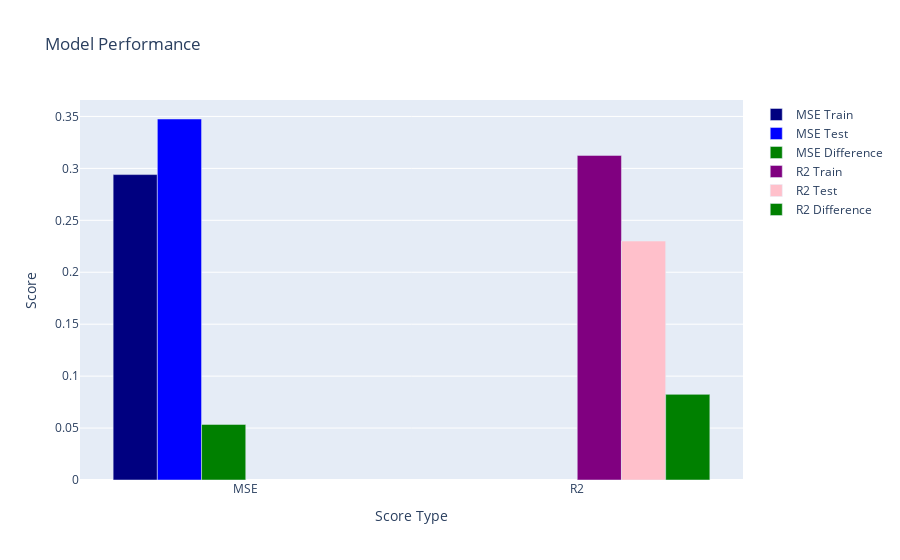

The cell this chart's notebook holds for it:
### Markdown cell above
### Linear Regression

### Code cell
# Create a linear regression model
model = LinearRegression()

# Train the model
model.fit(df_x_select, df_y)

# Get the training MSE, R2 score, Testing MSE, and R2 score
mse_train = mean_squared_error(df_y, model.predict(df_x_select))
r2_train = r2_score(df_y, model.predict(df_x_select))
mse_test = mean_squared_error(df_test_y, model.predict(df_test_x_select))
r2_test = r2_score(df_test_y, model.predict(df_test_x_select))

# Print the training MSE and R2 score
print('Training MSE: ', mse_train)
print('Training R2: ', r2_train)

# Print the testing MSE and R2 score
print('Testing MSE: ', mse_test)
print('Testing R2: ', r2_test)

# Display the scores
plot_scores(mse_train, r2_train, mse_test, r2_test)

# Save the model
pickle.dump(model, open('models/LR_model.pkl', 'wb'))

### Figure 1 — Plotly figure (JSON) as saved in the notebook; plotly's stock layout.template omitted (floating-point values rounded to 4 significant figures)
{"data": [{"marker": {"color": "navy"}, "name": "MSE Train", "type": "bar", "x": ["MSE"], "y": [0.294]}, {"marker": {"color": "blue"}, "name": "MSE Test", "type": "bar", "x": ["MSE"], "y": [0.3475]}, {"marker": {"color": "green"}, "name": "MSE Difference", "type": "bar", "x": ["MSE"], "y": [0.05352]}, {"marker": {"color": "purple"}, "name": "R2 Train", "type": "bar", "x": ["R2"], "y": [0.3125]}, {"marker": {"color": "pink"}, "name": "R2 Test", "type": "bar", "x": ["R2"], "y": [0.2301]}, {"marker": {"color": "green"}, "name": "R2 Difference", "type": "bar", "x": ["R2"], "y": [0.08245]}], "layout": {"title": {"text": "Model Performance"}, "xaxis": {"title": {"text": "Score Type"}}, "yaxis": {"title": {"text": "Score"}}}}
